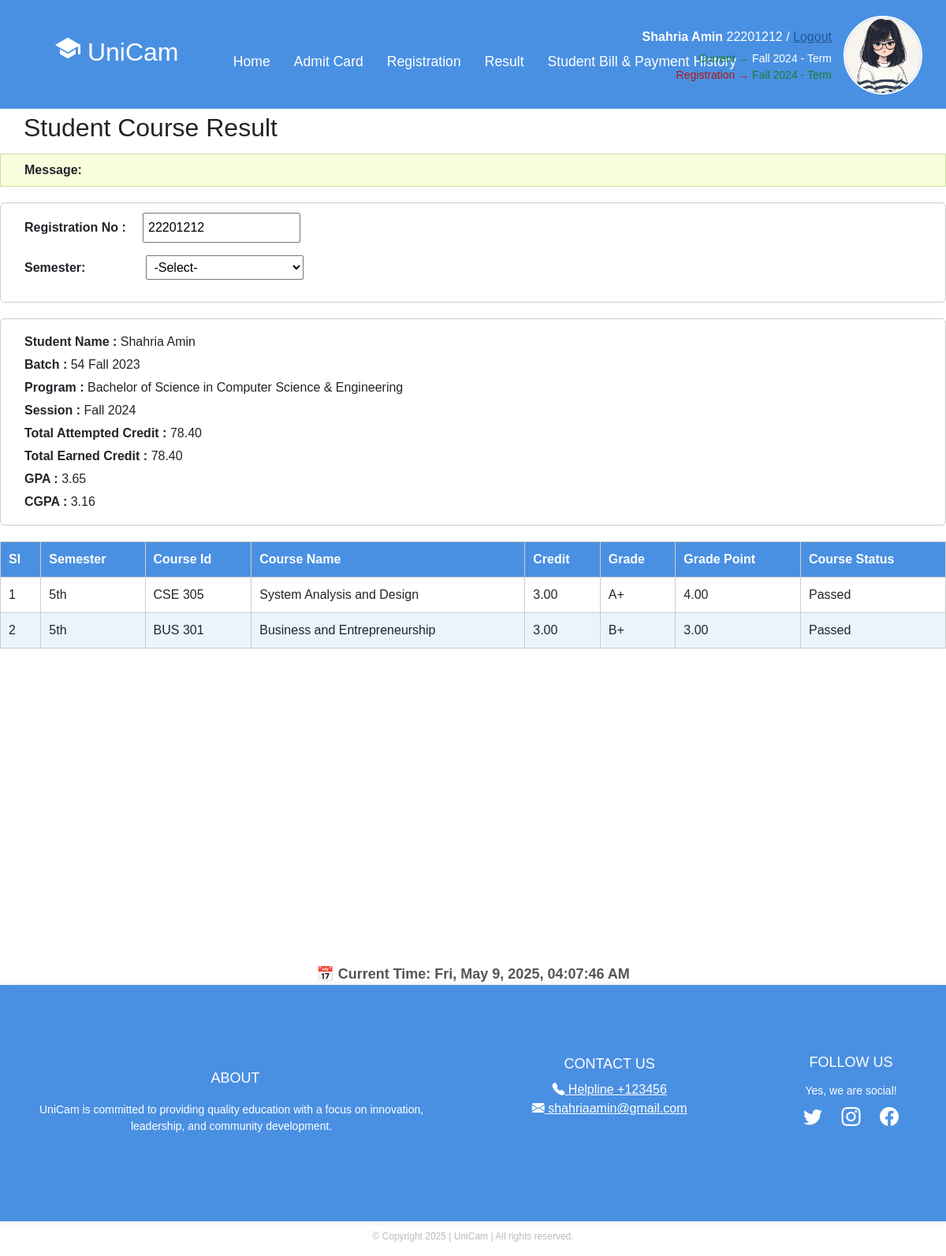
/result/22201212/, run on the app's committed database.
### app1/models.py (models this page shows, shortened)
class StudentInfo(models.Model):
    sroll = models.ForeignKey(Student, on_delete=models.CASCADE)
    sname = models.CharField(max_length=100)
    fathername = models.CharField(max_length=100)
    mothername = models.CharField(max_length=100)
    program = models.CharField(max_length=100)
    gender = models.CharField(max_length=100)
    phone = models.CharField(max_length=100)
    guardianphone = models.CharField(max_length=100)
    session = models.CharField(max_length=100)
    nationality = models.CharField(max_length=100)
    dob = models.CharField(max_length=100)
    email = models.EmailField()
    pic = models.ImageField(upload_to='student_pics/', null=True, blank=True)

class Student(models.Model):
    id = models.CharField(primary_key=True, max_length=100)
    def __str__(self):
        return self.id

class TotalResult(models.Model):
    r_id = models.ForeignKey(Student, on_delete=models.CASCADE)
    batch = models.CharField(max_length=20, null=True, blank=True)
    total_att_credit = models.DecimalField(max_digits=8, decimal_places=2, null=True, blank=True)
    total_earn_credit = models.DecimalField(max_digits=8, decimal_places=2, null=True, blank=True)
    gpa = models.CharField(max_length=20, null=True, blank=True)
    cgpa = models.CharField(max_length=20, null=True, blank=True)

class Result(models.Model):
    mainid = models.ForeignKey(Student, on_delete=models.CASCADE)
    s_code = models.ForeignKey(CourseRegister, on_delete=models.CASCADE, related_name='results_by_code')
    s_title = models.ForeignKey(CourseRegister, on_delete=models.CASCADE, related_name='results_by_title')
    grade = models.CharField(max_length=10, null=True, blank=True)
    grade_point = models.CharField(max_length=10, null=True, blank=True)
    cur_status = models.CharField(max_length=10, null=True, blank=True)

class CourseRegister(models.Model):
    studentid = models.ForeignKey(Student, on_delete=models.CASCADE)
    code = models.CharField(max_length=10, null=True, blank=True)
    title = models.CharField(max_length=100, null=True, blank=True)
    credits = models.DecimalField(max_digits=4, decimal_places=2, null=True, blank=True)
    semester = models.CharField(max_length=10, null=True, blank=True)
    type = models.CharField(max_length=10, null=True, blank=True)
    section = models.CharField(
        max_length=20,
        choices=[('Remove', 'Remove'), ('Add', 'Add')]
    )
    section_name_time = models.CharField(max_length=100, blank=True, null=True)

### app1/views.py (the view)
# urls.py: path('result/<str:id>/', views.ResultPage, name='result'),
def ResultPage(request, id):
    student = get_object_or_404(Student, pk=id)
    infos = StudentInfo.objects.filter(sroll=student)
    admitcards = FinalAdmitCard.objects.filter(fid=student)
    registers = CourseRegister.objects.filter(studentid=student)
    results = Result.objects.filter(mainid=student)
    tresults = TotalResult.objects.filter(r_id=student)
    context = {
        'student': student,
        'infos': infos,
        'admitcards': admitcards,
        'registers': registers,
        'results': results,
        'tresults': tresults,
    }
    return render (request,'result.html',context=context)

### templates/result.html (shortened to what this page needs)
{% extends "base.html" %}
{% block content %}
<div class="content">
  <h2 style="padding: 5px 30px;">Student Course Result</h2>
  <div class="message-box">
    <strong>Message:</strong>
  </div>
  <div class="form-section">
    {% for info in infos %}
      <p><label>Registration No :</label><input type="text" value="{{ info.sroll }}" readonly></p>
    {% endfor %}
    <p>
      <label>Semester:</label>
      <select id="semesterDropdown" onchange="checkMatch()">
        <option value="">-Select-</option>
      </select>
    </p>
  </div>
  <div class="student-info">
    {% for info in infos %}
      <p><strong>Student Name :</strong> {{ info.sname }}</p>
    {% endfor %}
    {% for results in tresults %}
      <p><strong>Batch :</strong> {{ results.batch }}</p>
    {% endfor %}
    {% for info in infos %}
      <p><strong>Program :</strong> {{ info.program }}</p>
      <p><strong>Session :</strong> <span id="session">{{ info.session }}</span></p>
    {% endfor %}
    {% for results in tresults %}
      <p><strong>Total Attempted Credit :</strong> {{ results.total_att_credit }}</p>
      <p><strong>Total Earned Credit :</strong> {{ results.total_earn_credit }}</p>
      <p><strong>GPA :</strong> {{ results.gpa }}</p>
      <p><strong>CGPA :</strong> {{ results.cgpa }}</p>
    {% endfor %}
  </div>
  <table id="resultTable">
    <thead>
      <tr>
        <th>Sl</th>
        <th>Semester</th>
        <th>Course Id</th>
        <th>Course Name</th>
        <th>Credit</th>
        <th>Grade</th>
        <th>Grade Point</th>
        <th>Course Status</th>
      </tr>
    </thead>
    <tbody id="resultBody">
      {% for result in results %}
      <tr class="resultRow">
        <td>{{ forloop.counter }}</td>
        <td>{{ result.s_code.semester }}</td>
        <td>{{ result.s_code.code }}</td>
        <td>{{ result.s_code.title }}</td>
        <td>{{ result.s_code.credits }}</td>
        <td>{{ result.grade }}</td>
        <td>{{ result.grade_point }}</td>
        <td>{{ result.cur_status }}</td>
      </tr>
      {% endfor %}
    </tbody>
  </table>
</div>
{% endblock %}

### templates/base.html (shortened to what this page needs)
{% load static %}
<!DOCTYPE html>
<html lang="en">
<head>
  <link href="https://cdn.jsdelivr.net/npm/bootstrap@5.3.3/dist/css/bootstrap.min.css" rel="stylesheet"
>
  <link rel="stylesheet" href="https://cdn.jsdelivr.net/npm/bootstrap-icons@1.10.5/font/bootstrap-icons.css">
</head>
<body>
<header class="header">
  <div class="logo-title">
    <h2 class="logo"><ion-icon name="school-sharp"></ion-icon> UniCam</h2>
  </div>
  <nav class="navigation">
        <a href="{% url 'home' %}" class="active">Home</a>
          {% for info in infos %}
              <a href="{% url 'admitcard_page' info.sroll.pk %}">Admit Card</a>
          {% endfor %}
          {% for info in infos %}
            <a href="{% url 'register_courses' info.sroll.pk %}">Registration</a>
          {% endfor %}
        {% for info in infos %}
        <a href="{% url 'result' info.sroll.pk %}">Result</a>
        {% endfor %}
        {% for info in infos %}
        <a href="{% url 'payment' info.sroll.pk %}">Student Bill & Payment History</a>
        {% endfor %}
  </nav>
  <div class="user-panel" style="display: flex; align-items: center;">
    <div class="user-info">
      {% for info in infos %}
      <p><strong>{{ info.sname }}</strong> {{info.sroll}} /
        <a href="{% url 'logout' %}" style="color: #205898;">Logout</a>
      </p>
      <p class="status">
        <span class="green">Current →</span> Fall 2024 - Term<br />
        <span class="red">Registration →</span>
        <span class="green">{{info.session}} - Term</span>{% endfor %}
      </p>
    </div>
    {% for info in infos %}
      {% if info.pic %}
        <img src="{{ info.pic.url }}" alt="Student Picture"
             style="height: 100px; width: 100px;" />
      {% endif %}
    {% endfor %}
  </div>
</header>
{% block content %}
{% endblock content %}
</div><br><br><br><br><br><br><br><br><br><br><br><br><br><br><br>
<div style="text-align: center; margin-top: 40px;">
  <div id="clock" style="font-size: 18px; font-weight: bold; color: #555;"></div>
</div>
<footer class="footer" id="footer-section">
  <div class="footer-section">
      <h3>ABOUT</h3>
      <p>UniCam is committed to providing quality education with a focus on innovation,<br> leadership, and community
        development.</p>
  </div>
  <div class="footer-section">
      <h3 >CONTACT US</h3>
      <a href="tel:123456"  style="color: white;" ><i class="bi bi-telephone-fill" style="color: white;"    ></i> Helpline +123456</a>
      <a href="https://www.gmail.com"  style="color: white;" ><i class="bi bi-envelope-fill"  style="color: white;" ></i> shahriaamin@gmail.com</a>
  </div>
  <div class="footer-section">
      <h3 style="margin-top: -2px;">FOLLOW US</h3>
      <p>Yes, we are social!</p>
      <div class="social-icons">
        <a href="https://www.twitter.com" target="_blank"><i class="bi bi-twitter"></i></a>
        <a href="https://www.instagram.com" target="_blank"><i class="bi bi-instagram"></i></a>
        <a href="https://www.facebook.com" target="_blank"><i class="bi bi-facebook"></i></a>
      </div>
  </div>
</footer>
<div class="copyright">
  <p>© Copyright 2025 | UniCam | All rights reserved.</p>
</div>
</body>
</html>

### templates/base.html (style rules this page uses)
html { scroll-behavior: smooth; }
.user-panel { position: absolute; right: 30px; top: 20px; display: flex; flex-direction: row; align-items: center; gap: 15px; }
.user-info p { margin: 0; color: white; text-align: right; }
.user-info .status { font-size: 14px; margin-top: 5px; }
.status .green { color: #187a18de; }
.status .red { color: #b01717; }
.user-panel img { height: 80px; width: 80px; object-fit: cover; border-radius: 50%; border: 2px solid white; }
body { font-family: Arial, sans-serif; margin: 0; background: white; }
.header { display: flex; align-items: center; padding: 45px; background-color: #4A90E2; position: relative; }
.logo-title { display: flex; align-items: center; margin-left: 25px; }
.logo { font-size: 2em; color: #fff; user-select: none; margin-right: 10px; }
.navigation { display: flex; align-items: center; margin-left: auto; margin-right: 45px; position: absolute; left: 50%; transform: translateX(-50%); top: 25px; display: flex; }
.navigation a { position: relative; font-size: 1.1em; color: #fff; text-decoration: none; font-weight: 500; margin-left: 30px; padding-top: 40px; display: inline-block; white-space: nowrap; }
.navigation a::after { content: ''; position: absolute; left: 0; bottom: -6px; width: 100%; height: 3px; background: #fff; border-radius: 5px; transform-origin: right; transform: scaleX(0); transition: transform .5s; }
img { width: 100%; height: 500px; object-fit: cover; }
.footer { background-color: #4A90E2; color: white; width: 100%; padding: 90px 50px; min-height: 300px; display: flex; justify-content: space-between; align-items: flex-start; border-radius: 0; box-shadow: 0 0 10px rgba(0, 0, 0, 0.1); }
.footer-section { display: flex; flex-direction: column; justify-content: center; align-items: center; text-align: center; }
.footer-section h3 { margin-bottom: 10px; font-size: 18px; }
.footer-section p { margin: 5px 0; font-size: 14px; }
.social-icons a { color: white; margin: 0 10px; text-decoration: none; font-size: 24px; }
.copyright { width: 100%; text-align: center; font-size: 12px; color: #bbb; margin-top: 10px; }

### templates/result.html (style rules this page uses)
.message-box { background-color: #f9ffdd; padding: 8px 30px; border: 1px solid #c7e3a3; margin-bottom: 20px; }
.form-section, .student-info { margin-bottom: 20px; padding: 12px 30px; border: 1px solid #ccc; border-radius: 6px; }
label { display: inline-block; width: 150px; font-weight: bold; }
input[type="text"], select { padding: 5px; width: 200px; }
.student-info p { margin: 5px 0; }
table { padding: 30px; width: 100%; border-collapse: collapse; margin-top: 10px; }
th, td { padding: 10px; border: 1px solid #ccc; text-align: left; }
th { background-color: #4A90E2; color: white; }
tr:nth-child(even) { background-color: #eaf4fd; }
tr:nth-child(odd) { background-color: #ffffff; }

### data on the page
StudentInfo: sname "Shahria Amin", sroll "22201212", session "Fall 2024", pic (picture), program "Bachelor of Science in Computer Science & Engineering"
TotalResult: batch "54 Fall 2023", total_att_credit "78.40", total_earn_credit "78.40", gpa "3.65", cgpa "3.16"
Result: s_code.semester "5th", s_code.code "CSE 305", s_code "System Analysis and Design", s_code.credits "3.00", grade "A+", grade_point "4.00", cur_status "Passed"
Result: s_code.semester "5th", s_code.code "BUS 301", s_code "Business and Entrepreneurship", s_code.credits "3.00", grade "B+", grade_point "3.00", cur_status "Passed"
